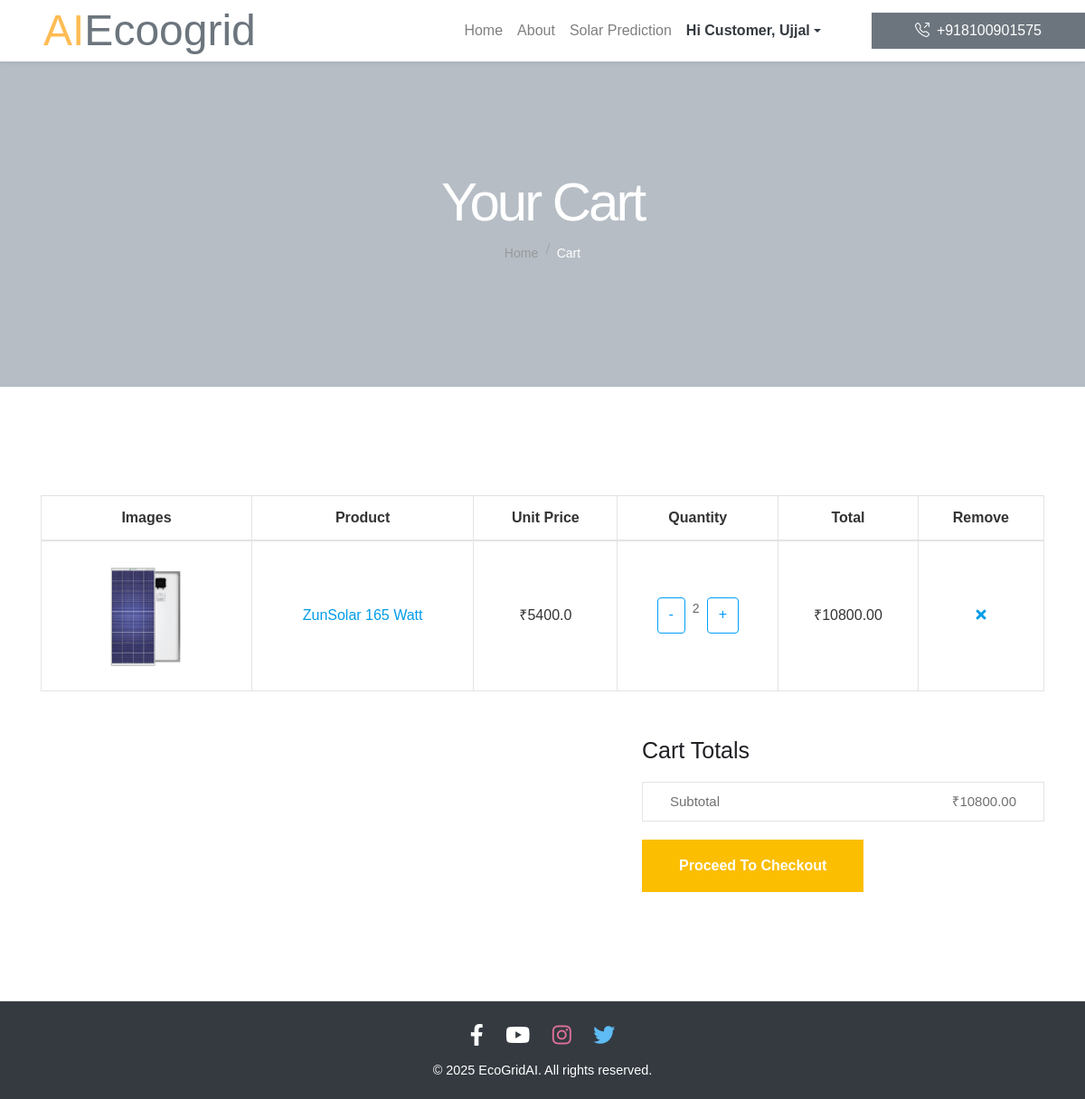
Page /show-cart/ (signed in) on the committed database.
### accounts/models.py (models this page shows, shortened)
class CustomUser(AbstractBaseUser, PermissionsMixin):
    USER_ROLE = [
        ('1', 'Customer'),
        ('2', 'Editor'),
        ('3', 'Vendor'),
    ]
    email = models.EmailField(unique=True)
    first_name = models.CharField(max_length=30)
    last_name = models.CharField(max_length=30)
    mobile = models.PositiveIntegerField()
    user_role = models.CharField(choices=USER_ROLE, default='1', max_length=20)
    trade_license_number = models.CharField(max_length=100, null=True, blank=True)
    gst_number = models.CharField(max_length=15, null=True, blank=True)
    profile_picture = models.ImageField(upload_to='profile_pictures/', null=True, blank=True)
    customer_type = models.CharField(
        choices=[('Personal', 'Personal'), ('Corporate', 'Corporate')],
        default='Personal',
        max_length=20
    )
    date_joined = models.DateTimeField(default=timezone.now)
    is_active = models.BooleanField(default=True)
    is_staff = models.BooleanField(default=True)
    objects = CustomUserManager()
    USERNAME_FIELD = 'email'
    REQUIRED_FIELDS = ['first_name', 'last_name', 'mobile']

### products/models.py (models this page shows, shortened)
class Cart(models.Model):
    user = models.ForeignKey(
        "accounts.CustomUser",
        on_delete=models.CASCADE,
        related_name="customer_with_product_in_cart",
    )
    product = models.ForeignKey(Product, on_delete=models.CASCADE)
    quantity = models.IntegerField(default=1)
    shipping_address = models.ForeignKey(CustomerAddress, on_delete=models.CASCADE, null=True, blank=True)
    cupon_applaied = models.BooleanField(default=False)
    cupon_code = models.ForeignKey(
        CuponCodeGenaration,
        on_delete=models.CASCADE,
        null=True,
        blank=True,
        default=None,
    )
    last_updated = models.DateTimeField(auto_now_add=True)
    @property
    def total_product_price(self):
        price = self.product.discounted_price * self.quantity
        return price
    @classmethod
    def subtotal_product_price(cls, user):
        carts = Cart.objects.filter(user=user)
        subtotal_price = 0.00
        if carts:
            subtotal_price = sum(cart.total_product_price for cart in carts)
        if carts:
            cart_item = carts[0]
            if cart_item.cupon_applaied:
                subtotal_price = subtotal_price - (
                    cart_item.cupon_code.discoun_parcent * subtotal_price / 100
                )
        return subtotal_price

class Product(models.Model):
    from Vendors.models import VendorStore
    title = models.CharField(max_length=300)
    slug = models.SlugField(unique=True, blank=True, max_length=250)
    regular_price = models.PositiveIntegerField()
    stoc = models.PositiveIntegerField(default=10, verbose_name="Available in Stock")
    out_of_stoc = models.BooleanField(default=False)
    discounted_parcent = models.PositiveIntegerField()
    description = RichTextField(max_length=2000)
    modle = models.CharField(max_length=50)
    categories = models.ForeignKey(Categories, on_delete=models.DO_NOTHING)
    tag = models.CharField(max_length=50, help_text="Enter your tag coma separated")
    vendor_stores = models.ForeignKey(VendorStore, on_delete=models.CASCADE, null=True, blank=True)
    details_description = RichTextField(max_length=5000,
        help_text="Details product description display in the bottom of the product Page. It's help buyer to make deceion on your product")
    created_at = models.DateTimeField(auto_now_add=True)
    @property
    def discounted_price(self):
        price = (
            self.regular_price - (self.regular_price * self.discounted_parcent) / 100
        )
        return price

class ProductImage(models.Model):
    image = models.ImageField(upload_to='product_images/')  # Stores uploaded images in 'media/product_images/'
    product = models.ForeignKey('Product', on_delete=models.CASCADE)
    upload_at = models.DateTimeField(auto_now_add=True)

### products/views.py (the view)
# urls.py: path('show-cart/', views.show_cart, name='show_cart'),
@login_required(login_url="user_login")
def show_cart(request):
    carts = Cart.objects.filter(user=request.user)
    industry = Industry.objects.all()
    sub_total = 0.00
    if carts:
        sub_total = Cart.subtotal_product_price(user=request.user)
    context = {
        "carts": carts,
        "sub_total": format(sub_total, '.2f'),
        'industry':industry
        }
    return render(request, "products/cart.html", context)

### templates/products/cart.html (shortened to what this page needs)
{% load static %}
{% include "baseFiles/base.html" %}
{% block bodycontent %}
<main>
    <div class="page-banner-area page-banner-height-2" data-background="{% static 'assets/img/banner/page-banner-4.jpg' %}">
        <div class="container">
            <div class="row">
                <div class="col-xl-12">
                    <div class="page-banner-content text-center">
                        <h4 class="breadcrumb-title">Your Cart</h4>
                        <div class="breadcrumb-two">
                            <nav>
                               <nav class="breadcrumb-trail breadcrumbs">
                                  <ul class="breadcrumb-menu">
                                     <li class="breadcrumb-trail">
                                        <a href="index.html"><span>Home</span></a>
                                     </li>
                                     <li class="trail-item">
                                        <span>Cart</span>
                                     </li>
                                  </ul>
                               </nav>
                            </nav>
                        </div>
                    </div>
                </div>
            </div>
        </div>
    </div>
    <section class="cart-area pt-120 pb-120">
        <div class="container">
           <div class="row">
              <div class="col-12">
                    <form action="#">
                       <div class="table-content table-responsive">
                          <table class="table">
                                <thead>
                                   <tr>
                                      <th class="product-thumbnail">Images</th>
                                      <th class="cart-product-name">Product</th>
                                      <th class="product-price">Unit Price</th>
                                      <th class="product-quantity">Quantity</th>
                                      <th class="product-subtotal">Total</th>
                                      <th class="product-remove">Remove</th>
                                   </tr>
                                </thead>
                                <tbody>
                                    {% if carts %}
                                    {% for product in carts %}
                                   <tr>
                                    <td class="product-thumbnail">
                                        <a href="#">
                                            {% if product.product.productimage_set.exists %}
                                                <img src="{{ product.product.productimage_set.first.image.url }}" alt="Product Image">
                                            {% else %}
                                                <img src="{% static 'default-image.jpg' %}" alt="No Image Available">
                                            {% endif %}
                                        </a>
                                    </td>
                                      <td class="product-name"><a href="#">{{product.product.title}}</a></td>
                                      <td class="product-price"><span class="amount">₹{{product.product.discounted_price}}</span></td>
                                      <td class="product-quantity">
                                            <div class="d-inline-flex">
                                                <div class='btn btn-outline-info minus' onclick="change_cart_quantity('{{product.id}}',2)">-</div>
                                                <p class="mx-2 cart-quantity" id="product-quantity-{{product.id}}" >{{product.quantity}}</p>
                                                <div class="btn btn-outline-info plus-{{product.id}}" onclick="change_cart_quantity('{{product.id}}',1)">+</div>
                                            </div>
                                      </td>
                                      <td class="product-subtotal"><span class="amount" id='total_product_price-{{product.id}}'>₹{{product.total_product_price | floatformat:2}}</span></td>
                                      <td class="product-remove"><a href="{% url 'show_cart' %}" onclick="change_cart_quantity('{{product.id}}',0)"><i class="fa fa-times"></i></a></td>
                                   </tr>
                                   {% endfor %}
                                   {% endif %}
                                </tbody>
                          </table>
                       </div>
                       <div class="row justify-content-end">
                          <div class="col-md-5">
                                <div class="cart-page-total">
                                   <h2>Cart totals</h2>
                                   <ul class="mb-20">
                                      <li>Subtotal <span id='sub_total_price'>₹{{sub_total | floatformat:2}}</span></li>
                                   </ul>
                                   <a class="tp-btn-h1" href="{% url 'check_out' %}">Proceed to checkout</a>
                                </div>
                          </div>
                       </div>
                    </form>
              </div>
           </div>
        </div>
     </section>
    {% include "footer.html" %}
</main>
{% endblock bodycontent %}

### templates/baseFiles/base.html (shortened to what this page needs)
{% load static %}
<!DOCTYPE html>
<html class="no-js" lang="zxx">
  <head>
    <link rel="stylesheet" href={% static 'assets/css/preloader.css' %}/>
    <link rel="stylesheet" href={% static 'assets/css/bootstrap.css' %}/>
    <link rel="stylesheet" href={% static 'assets/css/meanmenu.css' %} />
    <link rel="stylesheet" href={% static 'assets/css/animate.css' %} />
    <link rel="stylesheet" href={% static 'assets/css/owl-carousel.css' %} />
    <link rel="stylesheet" href={% static 'assets/css/swiper-bundle.css' %} />
    <link rel="stylesheet" href={% static 'assets/css/backtotop.css' %} />
    <link
      rel="stylesheet"
      href={% static 'assets/css/ui-range-slider.css' %}
    />
    <link
      rel="stylesheet"
      href={% static 'assets/css/magnific-popup.css' %}
    />
    <link rel="stylesheet" href={% static 'assets/css/nice-select.css' %} />
    <link rel="stylesheet" href={% static 'assets/flaticon/flaticon.css' %} />
    <link
      rel="stylesheet"
      href={% static 'assets/css/font-awesome-pro.css' %}
    />
    <link rel="stylesheet" href={% static 'assets/css/default.css' %} />
    <link rel="stylesheet" href={% static 'assets/css/style.css' %} />
    <link href="https://cdnjs.cloudflare.com/ajax/libs/font-awesome/5.10.0/css/all.min.css" rel="stylesheet">
    <link href="https://cdn.jsdelivr.net/npm/bootstrap-icons@1.4.1/font/bootstrap-icons.css" rel="stylesheet">
    <link href={% static "lib/flaticon/font/flaticon.css" %} rel="stylesheet">
    <link href= {% static "lib/owlcarousel/assets/owl.carousel.min.css" %} rel="stylesheet">
    <link href={% static "lib/animate/animate.min.css" %} rel="stylesheet">
    <link href={% static "css/bootstrap.min.css" %} rel="stylesheet">
    <link href={% static "css/style.css" %} rel="stylesheet">
  </head>
<nav class="navbar navbar-expand-lg bg-white navbar-light shadow-sm py-3 py-lg-0 px-3 px-lg-0">
  <a href={% url 'home' %} class="navbar-brand ms-lg-5">
      <h1 class="display-5 m-0 text-primary">AI<span class="text-secondary">Ecoogrid</span></h1>
  </a>
  <div class="collapse navbar-collapse" id="navbarCollapse">
      <div class="navbar-nav ms-auto py-0">
          <a href={% url 'home' %}
          {% if request.path == "/home" %}
              class="nav-item nav-link active"
          {% else %}
          class="nav-item nav-link"
          {% endif %}
              >Home</a>
          <a href={% url 'about' %}
          {% if request.path == "/about" %}
              class="nav-item nav-link active"
          {% else %}
              class="nav-item nav-link"
          {% endif %}
              >About</a>
          <a href={% url 'solar' %} class="nav-item nav-link" > Solar Prediction</a>
      <div class="nav-item dropdown">
        {% if request.user.is_authenticated %}
            {% if request.user.user_role == '1' %}
                <a href="#" class="nav-link dropdown-toggle text-dark fw-bold d-flex align-items-center" data-bs-toggle="dropdown">
                    Hi Customer, {{ request.user.first_name }}
                </a>
            {% endif %}
        {% endif %}
    </div>
          <a href="tel:+918100901575" class="nav-item nav-link nav-contact bg-secondary text-white px-5 ms-lg-5"><i class="bi bi-telephone-outbound me-2"></i>+918100901575</a>
      </div>
  </div>
</nav>
</body>

### static/assets/css/default.css (style rules this page uses)
.mb-20 { margin-bottom:20px }
.pt-120 { padding-top:120px }
.pb-120 { padding-bottom:120px }

### static/admin-panel/assets/css/style.css (style rules this page uses)
html { height: 100%; }
h1, h2, h3, h4, h5, h6 { font-family: 'Poppins', sans-serif; margin-top: 0; }
a { color: #009ce7; }
input, button, a { transition: all 0.4s ease; -moz-transition: all 0.4s ease; -o-transition: all 0.4s ease; -ms-transition: all 0.4s ease; -webkit-transition: all 0.4s ease; }
ul, ol { padding: 0px; list-style: none; }
.table { color: #333; max-width: 100%; margin-bottom: 0; width: 100%; }
.table thead tr th { font-weight: 600; }
.table tbody tr { border-bottom: 1px solid rgba(0, 0, 0, 0.05); }
.m-0 { margin: 0 !important; }
.bg-white { background-color: #fff; }
.text-primary, .dropdown-menu > li > a.text-primary { color: #FFBC53 !important; }
.btn-outline-info { color: #009efb; border-color: #009efb; }

### rows in the picture
CustomUser: user.first_name "Ujjal"
Cart: product.productimage_set.first.image (picture), product "ZunSolar 165 Watt", product.discounted_price "5400.0", quantity "2", total_product_price "10800.00"

### other values in the picture
{{ sub_total | floatformat:2 }} "10800.00"
